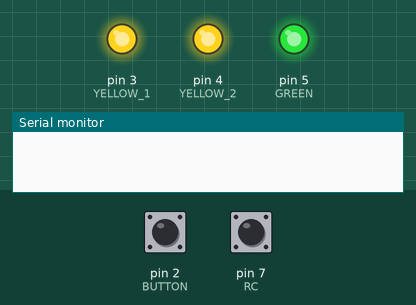
This sketch was run on a simulated Arduino Uno, built with avr-gcc and run on an emulated ATmega328P. Shown: output pins drawn as LEDs (lit = HIGH), the last lines printed to the serial monitor. The test bench sets the inputs (shaded band); at power-on: pin 2 (BUTTON) HIGH, pin 7 (RC) HIGH.

Above: at 2.8 s.
2.9 s: pin 2 (BUTTON) pulled LOW for 1.2 s
5.6 s: pin 7 (RC) pulled LOW for 3.2 s
At 10.1 s:
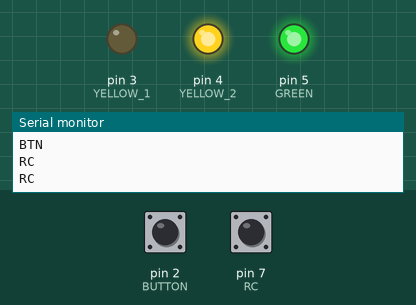
At 12.1 s:
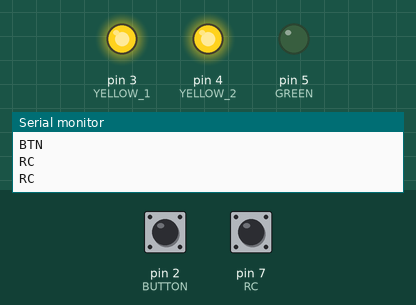
Timing chart, 0 to 15.8 s (numbered marks = the images above; inputs shaded):
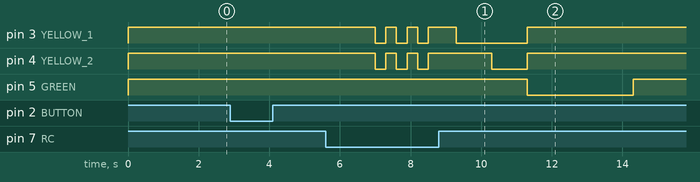

The sketch:

drag_light.ino
```cpp
#define LOOP_DELAY 1000
#define PAUSE 6000
#define BUTTON_MS_TRESHOLD 500

#define YELLOW_1 3
#define YELLOW_2 4
#define GREEN 5

#define RC 7
#define BUTTON 2

bool buttonState = false;
unsigned long millisLastTriggerred = 0;
const int LIGHTS[] = { YELLOW_1, YELLOW_2, GREEN };
const int LIGHTS_COUNT = 3;

void buttonIsr() {
  unsigned long millisNow = millis();

  if (millisNow < BUTTON_MS_TRESHOLD * 2) {
    return;
  }

  buttonState = true;
}

void switchLight(int light, bool on) {
  digitalWrite(light, !on);
}

void oneLightOn(int light) {
  for (int i = 0; i < LIGHTS_COUNT; i++) {
    if (LIGHTS[i] == light) {
      switchLight(light, HIGH);
    } else {
      switchLight(LIGHTS[i], LOW);
    }
  }
}

void switchAllOn() {
    for (int i = 0; i < LIGHTS_COUNT; i++) {
    switchLight(LIGHTS[i], HIGH);
  }
}

void switchAllOff() {
  for (int i = 0; i < LIGHTS_COUNT; i++) {
    switchLight(LIGHTS[i], LOW);
  }
}

void setup() {
  Serial.begin(9600);
  attachInterrupt(0, buttonIsr, FALLING);

  pinMode(BUTTON, INPUT_PULLUP);

  pinMode(RC, INPUT_PULLUP);

  pinMode(YELLOW_1, OUTPUT);
  pinMode(YELLOW_2, OUTPUT);
  pinMode(GREEN, OUTPUT);

  switchAllOff();
}

void blinkPrepare() {
  const int blinkDelay = 300;
  const int blinkCount = 3;

  for (int i = 0; i < blinkCount; i++) {
    switchLight(YELLOW_1, HIGH);
    switchLight(YELLOW_2, HIGH);
    delay(blinkDelay);

    switchLight(YELLOW_1, LOW);
    switchLight(YELLOW_2, LOW);
    delay(blinkDelay);
  }
}

void startRace() {
  if (millis() - millisLastTriggerred < PAUSE) {
    return;
  }

  const int preDelay = 500;
  const int betweenLightsDelay = 1000;
  const int afterDelay = 3000;

  blinkPrepare();
  delay(preDelay);

  switchLight(YELLOW_1, HIGH);
  delay(betweenLightsDelay);

  switchLight(YELLOW_2, HIGH);
  delay(betweenLightsDelay);

  oneLightOn(GREEN);
  delay(afterDelay);

  switchAllOff();

  millisLastTriggerred = millis();
}

void loop() {
  if (buttonState) {
    startRace();
    Serial.println("BTN");
    buttonState = false;
  }

  if (digitalRead(RC) == LOW) {
    Serial.println("RC");
    startRace();
  }

  delay(LOOP_DELAY);
}
```

Measured:
- after the input at 5.6 s, pin 3 (YELLOW_1): HIGH → LOW after 1.4 s, → HIGH 0.30 s later, → LOW 0.30 s later, → HIGH 0.30 s later, … (8 changes in this stretch); pin 4 (YELLOW_2): HIGH → LOW after 1.4 s, → HIGH 0.30 s later, → LOW 0.30 s later, → HIGH 0.30 s later, … (8 changes in this stretch); pin 5 (GREEN): HIGH → LOW after 5.7 s, → HIGH 3.0 s later
